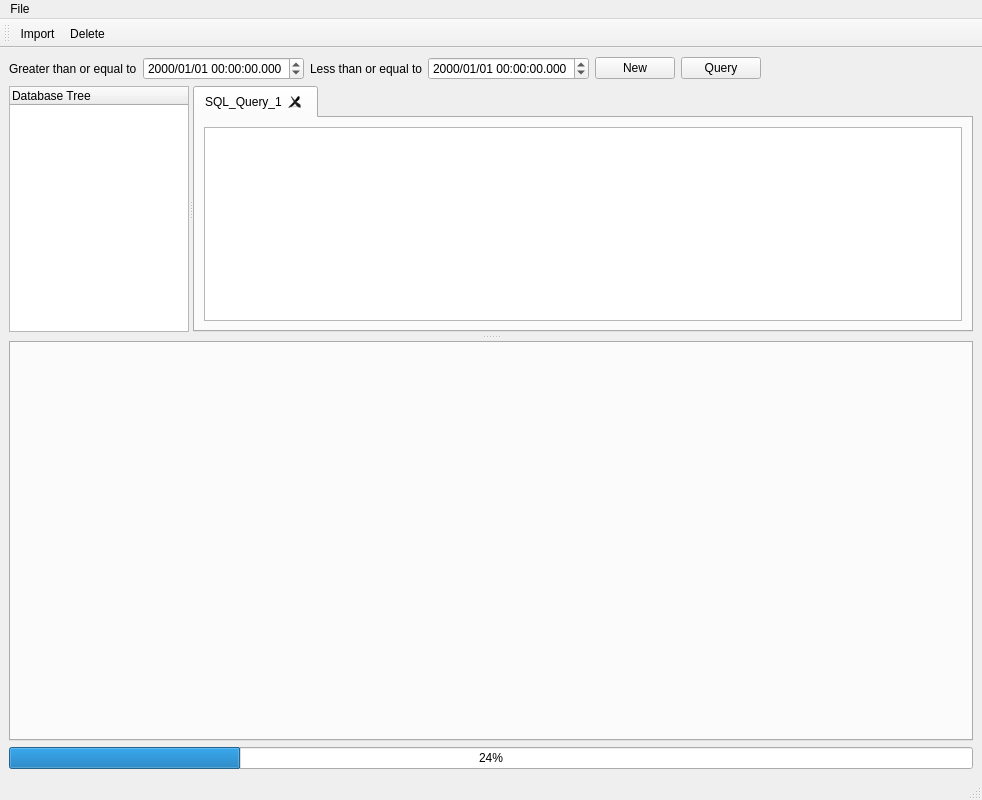
<?xml version="1.0" encoding="UTF-8"?>
<ui version="4.0">
 <class>MainWindow</class>
 <widget class="QMainWindow" name="MainWindow">
  <property name="geometry">
   <rect>
    <x>0</x>
    <y>0</y>
    <width>982</width>
    <height>800</height>
   </rect>
  </property>
  <property name="windowTitle">
   <string>MainWindow</string>
  </property>
  <widget class="QWidget" name="centralwidget">
   <layout class="QVBoxLayout" name="verticalLayout">
    <item>
     <layout class="QHBoxLayout" name="horizontalLayout">
      <item>
       <widget class="QLabel" name="geText">
        <property name="text">
         <string>Greater than or equal to</string>
        </property>
       </widget>
      </item>
      <item>
       <widget class="QDateTimeEdit" name="geTime">
        <property name="displayFormat">
         <string>yyyy/MM/dd HH:mm:ss.zzz</string>
        </property>
       </widget>
      </item>
      <item>
       <widget class="QLabel" name="leText">
        <property name="text">
         <string>Less than or equal to</string>
        </property>
       </widget>
      </item>
      <item>
       <widget class="QDateTimeEdit" name="leTime">
        <property name="displayFormat">
         <string>yyyy/MM/dd HH:mm:ss.zzz</string>
        </property>
       </widget>
      </item>
      <item>
       <widget class="QPushButton" name="btnNew">
        <property name="text">
         <string>New</string>
        </property>
       </widget>
      </item>
      <item>
       <widget class="QPushButton" name="btnQuery">
        <property name="text">
         <string>Query</string>
        </property>
       </widget>
      </item>
      <item>
       <spacer name="horizontalSpacer">
        <property name="orientation">
         <enum>Qt::Horizontal</enum>
        </property>
        <property name="sizeHint" stdset="0">
         <size>
          <width>40</width>
          <height>20</height>
         </size>
        </property>
       </spacer>
      </item>
     </layout>
    </item>
    <item>
     <widget class="QSplitter" name="splitter_2">
      <property name="orientation">
       <enum>Qt::Vertical</enum>
      </property>
      <property name="handleWidth">
       <number>9</number>
      </property>
      <widget class="QSplitter" name="splitter">
       <property name="orientation">
        <enum>Qt::Horizontal</enum>
       </property>
       <widget class="QTreeWidget" name="treeList">
        <property name="sizePolicy">
         <sizepolicy hsizetype="Expanding" vsizetype="Expanding">
          <horstretch>1</horstretch>
          <verstretch>0</verstretch>
         </sizepolicy>
        </property>
        <property name="minimumSize">
         <size>
          <width>150</width>
          <height>0</height>
         </size>
        </property>
        <property name="maximumSize">
         <size>
          <width>250</width>
          <height>16777215</height>
         </size>
        </property>
        <column>
         <property name="text">
          <string>Database Tree</string>
         </property>
        </column>
       </widget>
       <widget class="QTabWidget" name="tabQuery">
        <property name="sizePolicy">
         <sizepolicy hsizetype="Expanding" vsizetype="Expanding">
          <horstretch>4</horstretch>
          <verstretch>0</verstretch>
         </sizepolicy>
        </property>
        <property name="currentIndex">
         <number>0</number>
        </property>
        <property name="tabsClosable">
         <bool>true</bool>
        </property>
        <property name="tabBarAutoHide">
         <bool>false</bool>
        </property>
        <widget class="QWidget" name="SQL_Query_1">
         <attribute name="title">
          <string>SQL_Query_1</string>
         </attribute>
         <layout class="QGridLayout" name="gridLayout_2">
          <item row="0" column="0">
           <widget class="QTextEdit" name="sqlEdit1">
            <property name="sizePolicy">
             <sizepolicy hsizetype="Expanding" vsizetype="Expanding">
              <horstretch>0</horstretch>
              <verstretch>0</verstretch>
             </sizepolicy>
            </property>
            <property name="font">
             <font>
              <family>Microsoft YaHei UI</family>
             </font>
            </property>
           </widget>
          </item>
         </layout>
        </widget>
       </widget>
      </widget>
      <widget class="QTabWidget" name="tabResult">
       <property name="sizePolicy">
        <sizepolicy hsizetype="Expanding" vsizetype="Expanding">
         <horstretch>0</horstretch>
         <verstretch>1</verstretch>
        </sizepolicy>
       </property>
       <property name="currentIndex">
        <number>-1</number>
       </property>
       <property name="tabsClosable">
        <bool>true</bool>
       </property>
       <property name="tabBarAutoHide">
        <bool>false</bool>
       </property>
      </widget>
     </widget>
    </item>
    <item>
     <widget class="QProgressBar" name="progressBar">
      <property name="value">
       <number>24</number>
      </property>
     </widget>
    </item>
   </layout>
  </widget>
  <widget class="QMenuBar" name="menubar">
   <property name="geometry">
    <rect>
     <x>0</x>
     <y>0</y>
     <width>982</width>
     <height>23</height>
    </rect>
   </property>
   <widget class="QMenu" name="menuFile">
    <property name="title">
     <string>File</string>
    </property>
    <addaction name="actionImport"/>
    <addaction name="actionDelete"/>
   </widget>
   <addaction name="menuFile"/>
  </widget>
  <widget class="QToolBar" name="toolBar">
   <property name="windowTitle">
    <string>toolBar</string>
   </property>
   <attribute name="toolBarArea">
    <enum>TopToolBarArea</enum>
   </attribute>
   <attribute name="toolBarBreak">
    <bool>false</bool>
   </attribute>
   <addaction name="actionImport"/>
   <addaction name="actionDelete"/>
  </widget>
  <widget class="QStatusBar" name="statusBar"/>
  <action name="actionImport">
   <property name="checkable">
    <bool>false</bool>
   </property>
   <property name="text">
    <string>Import</string>
   </property>
   <property name="toolTip">
    <string>Import</string>
   </property>
  </action>
  <action name="actionDelete">
   <property name="text">
    <string>Delete</string>
   </property>
  </action>
 </widget>
 <resources/>
 <connections>
  <connection>
   <sender>actionImport</sender>
   <signal>triggered()</signal>
   <receiver>MainWindow</receiver>
   <slot>slot_action_import()</slot>
   <hints>
    <hint type="sourcelabel">
     <x>-1</x>
     <y>-1</y>
    </hint>
    <hint type="destinationlabel">
     <x>490</x>
     <y>399</y>
    </hint>
   </hints>
  </connection>
  <connection>
   <sender>btnNew</sender>
   <signal>clicked()</signal>
   <receiver>MainWindow</receiver>
   <slot>slot_new_query()</slot>
   <hints>
    <hint type="sourcelabel">
     <x>641</x>
     <y>73</y>
    </hint>
    <hint type="destinationlabel">
     <x>999</x>
     <y>38</y>
    </hint>
   </hints>
  </connection>
  <connection>
   <sender>treeList</sender>
   <signal>itemDoubleClicked(QTreeWidgetItem*,int)</signal>
   <receiver>MainWindow</receiver>
   <slot>slot_dblist_sql_query()</slot>
   <hints>
    <hint type="sourcelabel">
     <x>85</x>
     <y>163</y>
    </hint>
    <hint type="destinationlabel">
     <x>4</x>
     <y>131</y>
    </hint>
   </hints>
  </connection>
  <connection>
   <sender>tabQuery</sender>
   <signal>tabCloseRequested(int)</signal>
   <receiver>MainWindow</receiver>
   <slot>slot_tab_sql_close()</slot>
   <hints>
    <hint type="sourcelabel">
     <x>314</x>
     <y>100</y>
    </hint>
    <hint type="destinationlabel">
     <x>996</x>
     <y>113</y>
    </hint>
   </hints>
  </connection>
  <connection>
   <sender>btnQuery</sender>
   <signal>clicked()</signal>
   <receiver>MainWindow</receiver>
   <slot>slot_run_sql_query()</slot>
   <hints>
    <hint type="sourcelabel">
     <x>717</x>
     <y>66</y>
    </hint>
    <hint type="destinationlabel">
     <x>996</x>
     <y>72</y>
    </hint>
   </hints>
  </connection>
  <connection>
   <sender>tabResult</sender>
   <signal>tabCloseRequested(int)</signal>
   <receiver>MainWindow</receiver>
   <slot>slot_tab_result_close()</slot>
   <hints>
    <hint type="sourcelabel">
     <x>951</x>
     <y>355</y>
    </hint>
    <hint type="destinationlabel">
     <x>982</x>
     <y>373</y>
    </hint>
   </hints>
  </connection>
  <connection>
   <sender>tabQuery</sender>
   <signal>currentChanged(int)</signal>
   <receiver>MainWindow</receiver>
   <slot>slot_sql_highlight()</slot>
   <hints>
    <hint type="sourcelabel">
     <x>871</x>
     <y>93</y>
    </hint>
    <hint type="destinationlabel">
     <x>972</x>
     <y>54</y>
    </hint>
   </hints>
  </connection>
  <connection>
   <sender>actionDelete</sender>
   <signal>triggered()</signal>
   <receiver>MainWindow</receiver>
   <slot>slot_action_delete()</slot>
   <hints>
    <hint type="sourcelabel">
     <x>-1</x>
     <y>-1</y>
    </hint>
    <hint type="destinationlabel">
     <x>490</x>
     <y>399</y>
    </hint>
   </hints>
  </connection>
  <connection>
   <sender>treeList</sender>
   <signal>clicked(QModelIndex)</signal>
   <receiver>MainWindow</receiver>
   <slot>slot_set_remove_db_file()</slot>
   <hints>
    <hint type="sourcelabel">
     <x>88</x>
     <y>155</y>
    </hint>
    <hint type="destinationlabel">
     <x>2</x>
     <y>103</y>
    </hint>
   </hints>
  </connection>
 </connections>
 <slots>
  <slot>slot_new_query()</slot>
  <slot>slot_run_sql_query()</slot>
  <slot>slot_tab_sql_close()</slot>
  <slot>slot_action_import()</slot>
  <slot>slot_dblist_sql_query()</slot>
  <slot>slot_tab_result_close()</slot>
  <slot>slot_sql_highlight()</slot>
  <slot>slot_action_delete()</slot>
  <slot>slot_set_remove_db_file()</slot>
 </slots>
</ui>
